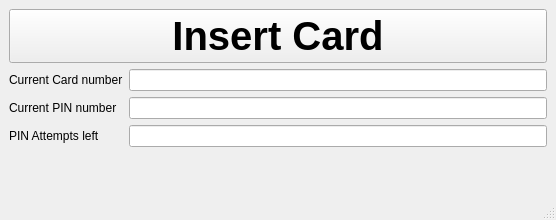
<?xml version="1.0" encoding="UTF-8"?>
<ui version="4.0">
 <class>MainWindow</class>
 <widget class="QMainWindow" name="MainWindow">
  <property name="geometry">
   <rect>
    <x>0</x>
    <y>0</y>
    <width>556</width>
    <height>220</height>
   </rect>
  </property>
  <property name="windowTitle">
   <string>MainWindow</string>
  </property>
  <widget class="QWidget" name="centralwidget">
   <layout class="QHBoxLayout" name="horizontalLayout">
    <item>
     <layout class="QVBoxLayout" name="verticalLayout">
      <item>
       <widget class="QPushButton" name="btn1">
        <property name="font">
         <font>
          <pointsize>30</pointsize>
          <bold>true</bold>
         </font>
        </property>
        <property name="text">
         <string>Insert Card</string>
        </property>
       </widget>
      </item>
      <item>
       <layout class="QFormLayout" name="formLayout">
        <item row="0" column="0">
         <widget class="QLabel" name="label">
          <property name="text">
           <string>Current Card number</string>
          </property>
         </widget>
        </item>
        <item row="0" column="1">
         <widget class="QLineEdit" name="CardNumber"/>
        </item>
        <item row="1" column="0">
         <widget class="QLabel" name="label_2">
          <property name="text">
           <string>Current PIN number</string>
          </property>
         </widget>
        </item>
        <item row="1" column="1">
         <widget class="QLineEdit" name="PINnumber"/>
        </item>
        <item row="2" column="0">
         <widget class="QLabel" name="label_3">
          <property name="text">
           <string>PIN Attempts left</string>
          </property>
         </widget>
        </item>
        <item row="2" column="1">
         <widget class="QLineEdit" name="AttemptsLeft"/>
        </item>
       </layout>
      </item>
     </layout>
    </item>
   </layout>
  </widget>
  <widget class="QMenuBar" name="menubar">
   <property name="geometry">
    <rect>
     <x>0</x>
     <y>0</y>
     <width>556</width>
     <height>21</height>
    </rect>
   </property>
  </widget>
  <widget class="QStatusBar" name="statusbar"/>
 </widget>
 <resources/>
 <connections/>
</ui>
